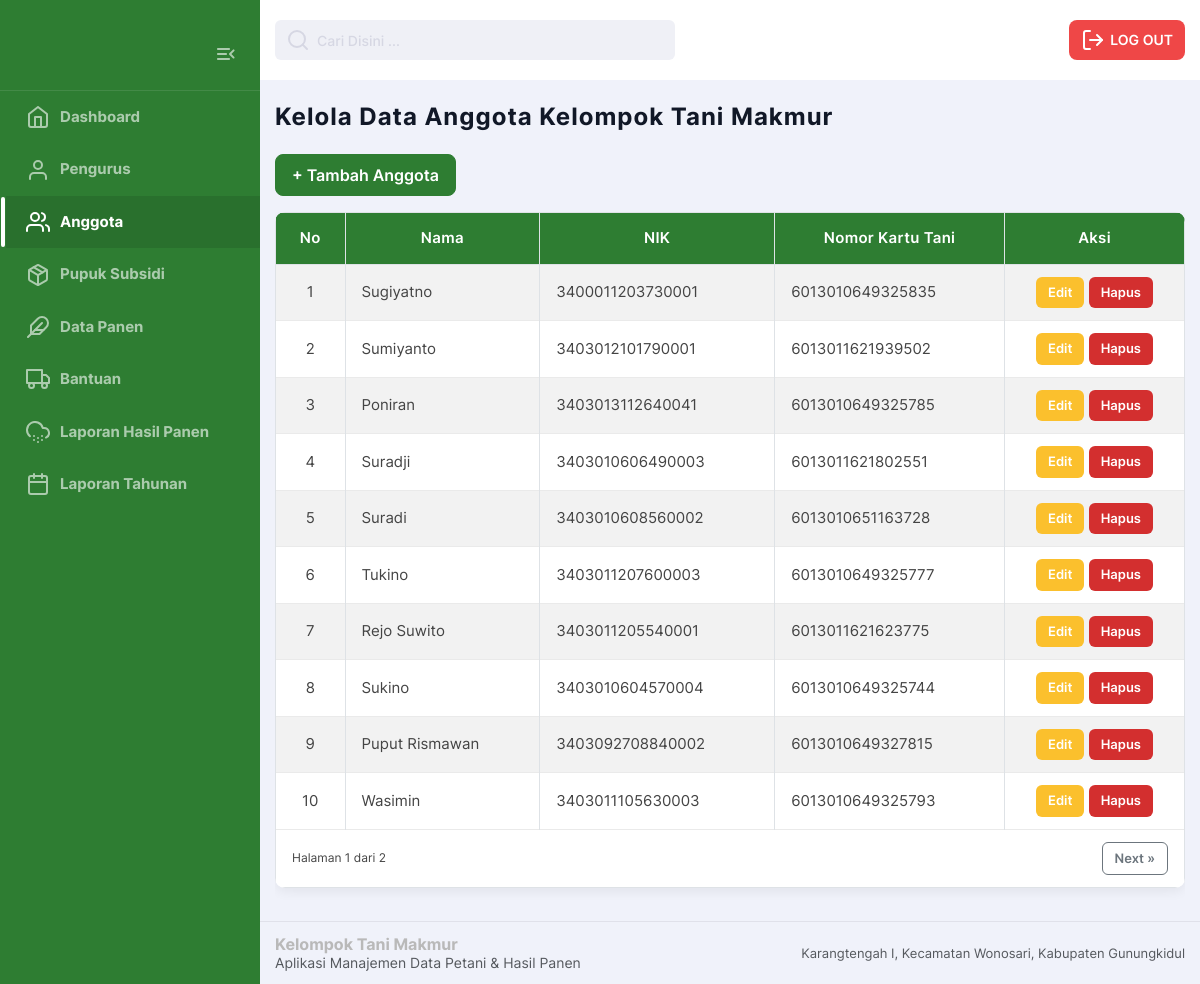
/kelola_anggota.php, run on the app's committed database.
### tables this page shows
CREATE TABLE `pengguna` (
  `id_pengguna` int(11) NOT NULL,
  `nama_pengguna` varchar(50) NOT NULL,
  `nik_pengguna` char(16) NOT NULL,
  `no_kartutani` char(16) DEFAULT NULL,
  `jabatan` enum('Anggota','Ketua','Wakil Ketua','Sekretaris','Bendahara') NOT NULL
);

### kelola_anggota.php (the view, shortened to what this page needs)
<?php
include 'koneksi.php';
include 'header_pengurus.php';
?>
<main class="main">
<div class="container">
<h2 class="main-title">Kelola Data Anggota Kelompok Tani Makmur</h2>
<button class="btn btn-primary mb-3" data-bs-toggle="modal" data-bs-target="#modalTambah">
    + Tambah Anggota
</button>
<div class="table-wrapper">
<table class="table table-bordered table-striped">
    <thead class="table-hijau">
        <tr>
            <th>No</th>
            <th>Nama</th>
            <th>NIK</th>
            <th>Nomor Kartu Tani</th>
            <th width="180px">Aksi</th>
        </tr>
    </thead>
    <tbody>
    <?php
    $limit  = 10;
    $page   = isset($_GET['page']) ? (int)$_GET['page'] : 1;
    $page   = ($page < 1) ? 1 : $page;
    $offset = ($page - 1) * $limit;
    $no     = $offset + 1;
    $search_where = "WHERE jabatan = 'Anggota'";
    $countQuery = "
        SELECT COUNT(*) as total
        FROM pengguna
        $search_where
    ";
    $countResult = mysqli_fetch_assoc(mysqli_query($koneksi, $countQuery));
    $totalData = $countResult['total'];
    $totalPage = ceil($totalData / $limit);
    $result = mysqli_query($koneksi, "
        SELECT * FROM pengguna
        $search_where
        ORDER BY id_pengguna DESC
        LIMIT $limit OFFSET $offset
    ");
    if (mysqli_num_rows($result) == 0) {
        echo '<tr><td colspan="5" class="text-center">Data anggota tidak ditemukan</td></tr>';
    } else {
        while ($row = mysqli_fetch_assoc($result)) {
    ?>
        <tr>
            <td><?= $no++; ?></td>
            <td><?= htmlspecialchars($row['nama_pengguna']); ?></td>
            <td><?= htmlspecialchars($row['nik_pengguna']); ?></td>
            <td><?= $row['no_kartutani'] ? htmlspecialchars($row['no_kartutani']) : 'N/A'; ?></td>
            <td>
                <button class="btn btn-warning btn-sm"
                        data-bs-toggle="modal"
                        data-bs-target="#modalEdit<?= $row['id_pengguna']; ?>">
                    Edit
                </button>
                <a href="kelola_anggota.php?hapus=<?= $row['id_pengguna']; ?>"
                   onclick="return confirm('Hapus anggota ini?')"
                   class="btn btn-danger btn-sm">
                    Hapus
                </a>
            </td>
        </tr>
    <?php } } ?>
    </tbody>
    <?php if ($totalPage > 1) { ?>
    <tfoot>
    <tr>
    <td colspan="5">
        <div class="d-flex justify-content-between align-items-center">
            <small>
                Halaman <?= $page; ?> dari <?= $totalPage; ?>
            </small>
            <div class="btn-group">
                <?php
                $params = $_GET;
                unset($params['page']);
                $queryString = http_build_query($params);
                ?>
                <?php if ($page < $totalPage) { ?>
                    <a class="btn btn-outline-secondary btn-sm"
                       href="?<?= $queryString; ?>&page=<?= $page + 1; ?>">
                        Next »
                    </a>
                <?php } ?>
            </div>
        </div>
    </td>
    </tr>
    </tfoot>
    <?php } ?>
</table>
</div>
</div>
</main>
<?php include 'footer.php'; ?>

### css/style.css (style rules this page uses)
html { line-height: 1.15; -webkit-text-size-adjust: 100%; }
body { margin: 0; padding: 0; }
main { display: block; padding: 25px 0; }
a { background-color: transparent; }
small { font-size: 80%; }
button, input, optgroup, select, textarea { font-family: inherit; font-size: 100%; line-height: 1.15; margin: 0; }
button, input { overflow: visible; }
button, select { text-transform: none; }
button, [type="button"], [type="reset"], [type="submit"] { -webkit-appearance: button; }
html { -webkit-box-sizing: border-box; box-sizing: border-box; -ms-overflow-style: scrollbar; }
*, *::before, *::after { -webkit-box-sizing: inherit; box-sizing: inherit; }
.container { width: 100%; padding-right: 15px; padding-left: 15px; margin-right: auto; margin-left: auto; max-width: 1200px; }
* { -webkit-box-sizing: border-box; box-sizing: border-box; -webkit-tap-highlight-color: transparent; -webkit-transition: 0.3s all; -o-transition: 0.3s all; transition: 0.3s all; }
html, body { font-family: 'Inter', sans-serif; }
h1, h2, h3, h4, h5, h6, p, ul, a, button { margin: 0; padding: 0; line-height: 1; }
a { color: inherit; text-decoration: none; -webkit-transition: all 0.3s; -o-transition: all 0.3s; transition: all 0.3s; }
body { background-color: #F0F2FA; }
.table-hijau { --bs-table-bg: #2e7d32 !important; --bs-table-color: #ffffff !important; --bs-table-border-color: #1b5e20 !important; --bs-table-striped-bg: #388e3c !important; --bs-table-striped-color: #ffffff !important; }
h1, h2, h3 { letter-spacing: 1px; color: #171717; }
.main-title { font-weight: bold; font-size: 24px; line-height: 1.42; color: #111827; margin-bottom: 20px; }
button { cursor: pointer; -webkit-transition: 0.3s all; -o-transition: 0.3s all; transition: 0.3s all; border: 2px solid transparent; }
.table-wrapper table { min-width: 850px; }
.table-wrapper { width: 100%; overflow-x: auto; }
.main { padding-top: 20px; padding-bottom: 20px; margin-bottom: 60px; }
.table { width: 100%; border-collapse: separate; border-spacing: 0; background: #ffffff; border-radius: 12px; border-collapse: collapse; overflow: hidden; box-shadow: 0 4px 12px rgba(0, 0, 0, 0.06); }
.table thead { background: #2e7d32 !important; color: #fff; }
.table thead th { padding: 14px 16px; font-size: 15px; font-weight: 600; letter-spacing: .3px; border-bottom: none !important; }
.table tbody tr { border-bottom: 1px solid #eaeaea; transition: .2s; }
.table td { padding: 12px 16px; vertical-align: middle; font-size: 15px; color: #444; }
.table td:first-child, .table th:first-child, .table td:last-child, .table th:last-child { text-align: center; }
.table .btn-sm { padding: 6px 12px; font-size: 13px; border-radius: 6px; font-weight: 600; }
.btn-warning.btn-sm { background: #fbc02d !important; border: none; color: #fff; }
.btn-danger.btn-sm { background: #d32f2f !important; border: none; }
.btn-primary { background-color: #2e7d32 !important; border-color: #2e7d32 !important; padding: 8px 16px; border-radius: 8px; font-weight: 600; }
.table { background: #ffffff; border-radius: 10px; overflow: hidden; }
.table thead { background-color: #2e7d32 !important; text-align: center; }
.table td:last-child, .table th:last-child { text-align: center; }
.table td:first-child { text-align: center; }
.btn-warning { background-color: #fbc02d !important; border: none !important; font-weight: 600; }
.btn-danger { background-color: #d32f2f !important; border: none !important; font-weight: 600; }
@media (min-width: 576px) { .container { max-width: 540px; } }
@media (min-width: 768px) { .container { max-width: 720px; } }
@media (min-width: 992px) { .container { max-width: 960px; } }
@media (min-width: 1200px) { .container { max-width: 1140px; } }

### data on the page
pengguna: nama_pengguna "Sugiyatno", nik_pengguna "3400011203730001", no_kartutani "6013010649325835"
pengguna: nama_pengguna "Sumiyanto", nik_pengguna "3403012101790001", no_kartutani "6013011621939502"
pengguna: nama_pengguna "Poniran", nik_pengguna "3403013112640041", no_kartutani "6013010649325785"
pengguna: nama_pengguna "Suradji", nik_pengguna "3403010606490003", no_kartutani "6013011621802551"
pengguna: nama_pengguna "Suradi", nik_pengguna "3403010608560002", no_kartutani "6013010651163728"
pengguna: nama_pengguna "Tukino", nik_pengguna "3403011207600003", no_kartutani "6013010649325777"
pengguna: nama_pengguna "Rejo Suwito", nik_pengguna "3403011205540001", no_kartutani "6013011621623775"
pengguna: nama_pengguna "Sukino", nik_pengguna "3403010604570004", no_kartutani "6013010649325744"
pengguna: nama_pengguna "Puput Rismawan", nik_pengguna "3403092708840002", no_kartutani "6013010649327815"
pengguna: nama_pengguna "Wasimin", nik_pengguna "3403011105630003", no_kartutani "6013010649325793"

### other printed values
$page "1"
$totalPage "2"
